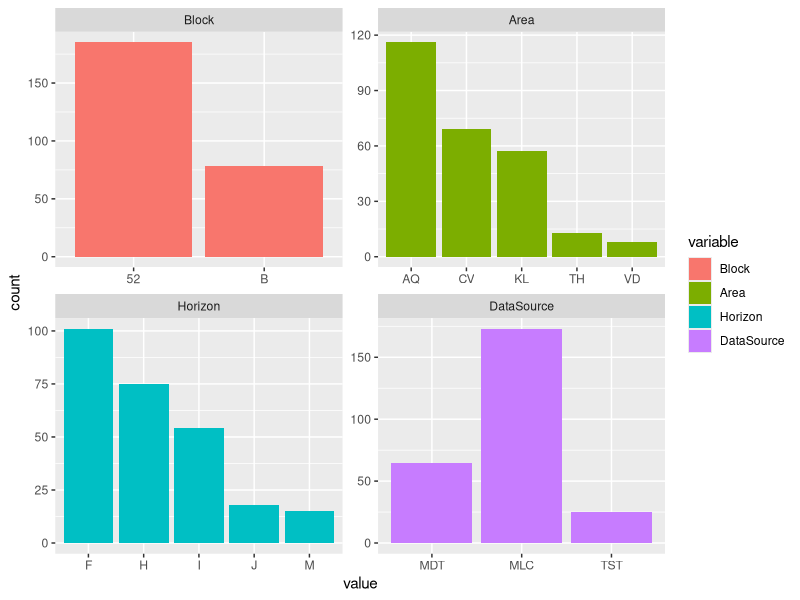
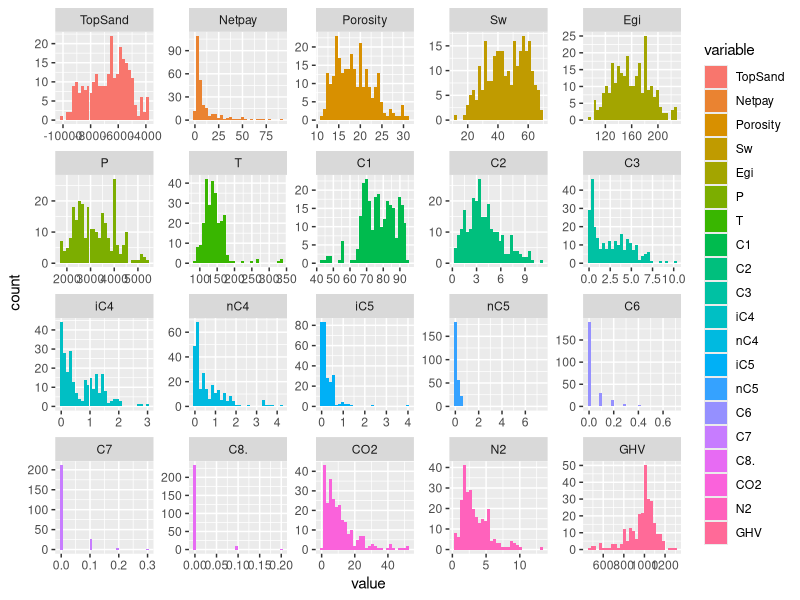
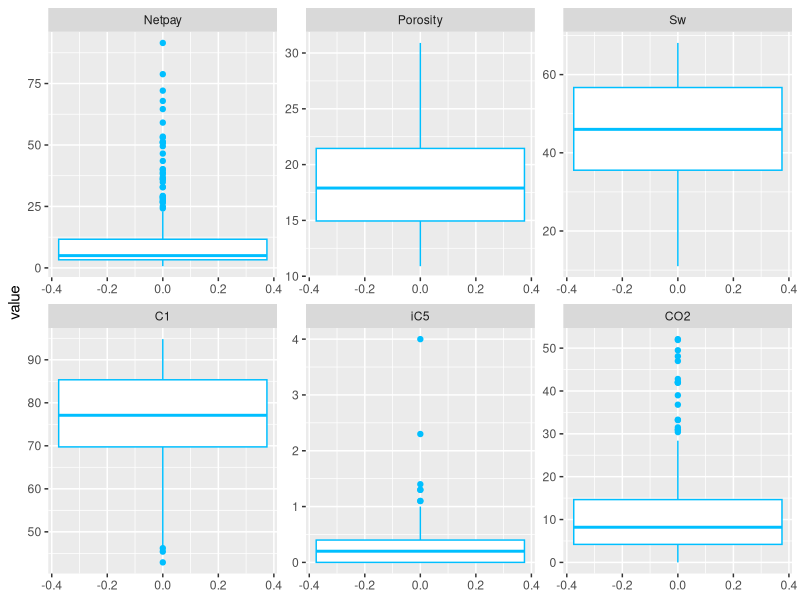
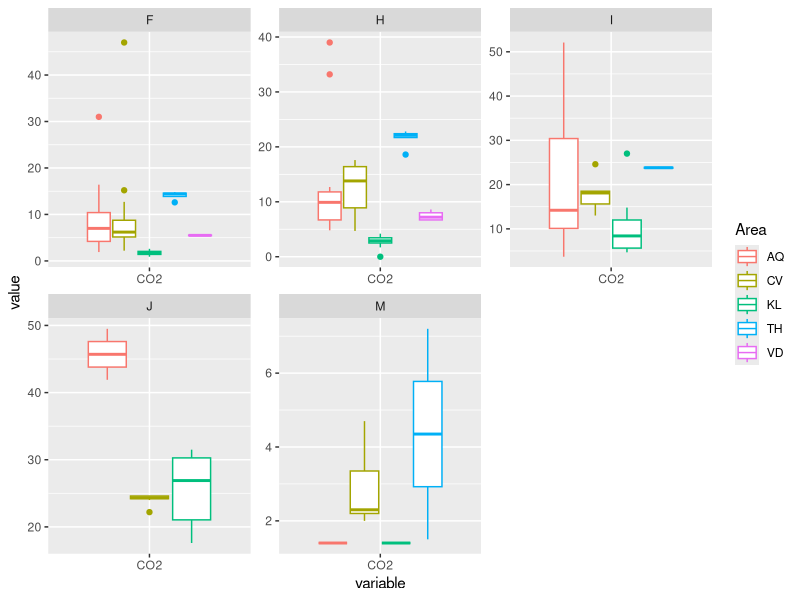
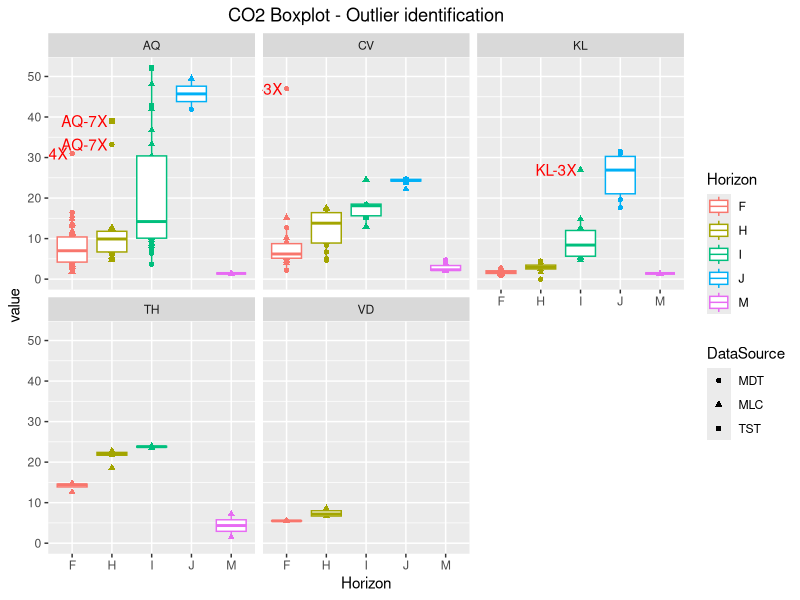
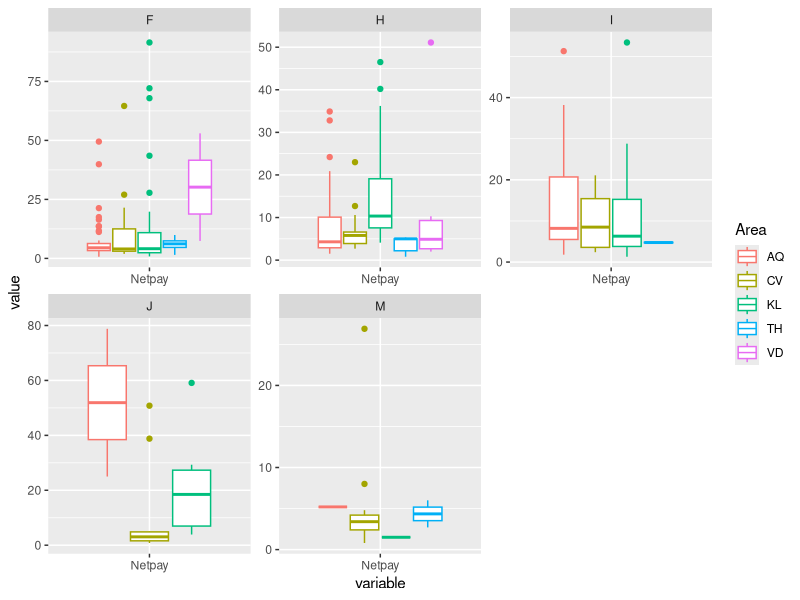
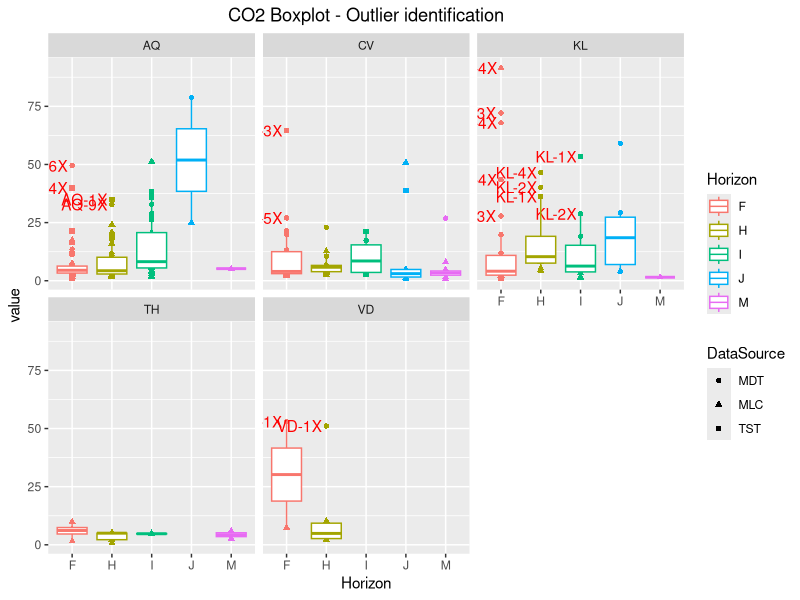

Here is the R script that generated these plots, in order:
# Define library
library(reshape2)
library(dplyr)
library(ggplot2)
# Load data from ..data/

fluiddata = read.csv('../data/FluidData.csv')
labdata = read.csv('../data/LabData.csv')

# Explore fluidata fist
str(fluiddata)
# There are 30 attributes,each has 264 records:
#   Factor variables are: $Block: 3 levels, $Area: 6 level, $Wellname: 20 level
#                         $Horozon: 6 levels, $SandName: 192 levels, $DataSoucre: 4 levels
# Numerical variables are: $X, $Y, $TopSand, $BaseSand, $Netpay, $Porosity, $Sw
#                         $X1.Bgi, $P, $T, $C1-C8.

# Get descriptive statistics:
summary(fluiddata)
m_fluiddata = melt(fluiddata,id="Id")
cm_fluiddata = m_fluiddata[m_fluiddata$variable %in% c("Block","Area","Horizon","DataSource"),]
nm_fluiddata = m_fluiddata[m_fluiddata$variable %in% c("TopSand","Netpay","Porosity","Sw","Egi","P","T","C1",
                                                   "C2","C3","iC4","nC4","iC5","nC5","C6","C7","C8.",
                                                   "CO2","N2","GHV"),]
nm_fluiddata$value = as.numeric(as.character(nm_fluiddata$value))

ggplot(data=cm_fluiddata,aes(x=value)) + geom_histogram(stat="count",aes(fill = variable)) +
  facet_wrap(~variable,scales = "free")

ggplot(nm_fluiddata,aes(x=value)) + geom_histogram(aes(fill = variable))+
facet_wrap(~variable,scales = "free")

#Boxplot
m2_fluiddata = melt(fluiddata,id=c("Id","Block","Area","WellName","Horizon","DataSource"))
nm2_fluiddata = m2_fluiddata[m2_fluiddata$variable %in% c("Netpay","Porosity","Sw","C1","iC5","CO2"),]
nm2_fluiddata$value = as.numeric(as.character(nm2_fluiddata$value))

ggplot(nm2_fluiddata,aes(y=value)) + geom_boxplot(col="deepskyblue")+facet_wrap(~variable,scale="free")

#Facet CO2:
CO2_nm2_fluiddata = nm2_fluiddata[nm2_fluiddata$variable %in% c("CO2"),]

ggplot(CO2_nm2_fluiddata,aes(x=variable,y=value)) + geom_boxplot(mapping=aes(col=Area))+facet_wrap(~Horizon,scales="free")

g=ggplot(CO2_nm2_fluiddata,aes(x=Horizon,y=value)) + geom_point(aes(shape=DataSource,col=Horizon),size=1.5)+
geom_text(aes(label=ifelse(((value>25)&(Horizon %in% c("F","H"))|((value>20) & (Horizon=="I") & (Area=="KL"))),as.character(WellName),'')),hjust=1.1,col='red')+
  facet_wrap(~Area)
g+geom_boxplot(aes(color=Horizon),outlier.color=NA)+ggtitle("CO2 Boxplot - Outlier identification")+theme(plot.title=element_text(hjust=0.5)) 

#Facet netpay
Net_nm2_fluiddata = nm2_fluiddata[nm2_fluiddata$variable %in% c("Netpay"),]

ggplot(Net_nm2_fluiddata,aes(x=variable,y=value)) + geom_boxplot(mapping=aes(col=Area))+facet_wrap(~Horizon,scales="free")

g=ggplot(Net_nm2_fluiddata,aes(x=Horizon,y=value)) + geom_point(aes(shape=DataSource,col=Horizon),size=1.5)+
  geom_text(aes(label=ifelse(((value>25)&(Horizon %in% c("F","H"))|((value>20) & (Horizon=="I") & (Area=="KL"))),as.character(WellName),'')),hjust=1.1,col='red')+
  facet_wrap(~Area)
g+geom_boxplot(aes(color=Horizon),outlier.color=NA)+ggtitle("CO2 Boxplot - Outlier identification")+theme(plot.title=element_text(hjust=0.5)) 
